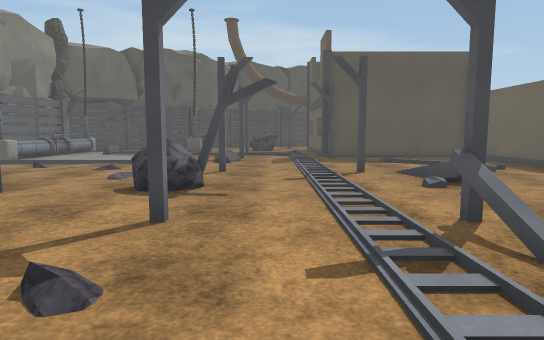
View 1 (above)

24 first-person views from a walk through a Unity game level. The camera is 1.2 m above the floor, tilts 6° down and sees 75° across. The floor is counted in squares, 1 m on a side. Each view is taken from the middle of a square. On the plan, view 1 faces up. The plan holds only what a view shows up to about 14 squares ahead; the rest is blank. The place goes on beyond the plan. The player character is not drawn. Some animated figures are not drawn. Some surface patterns are stand-ins.

View 2
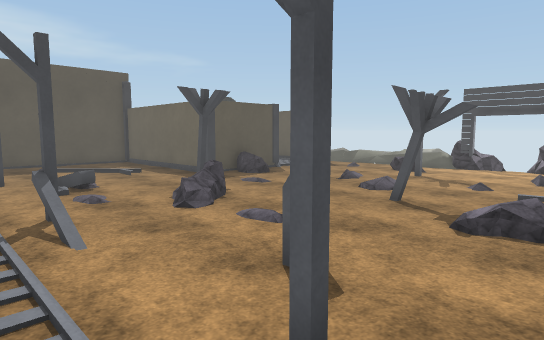

View 3
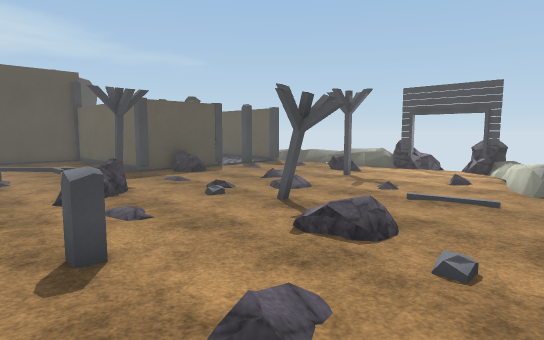

View 4
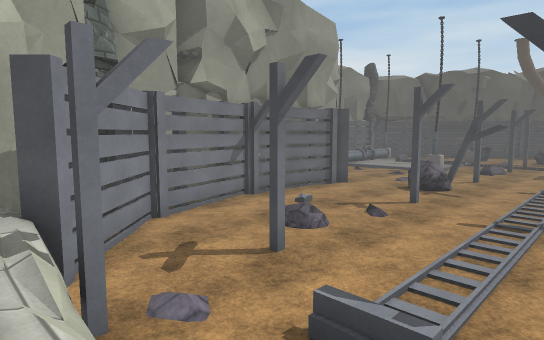

View 5
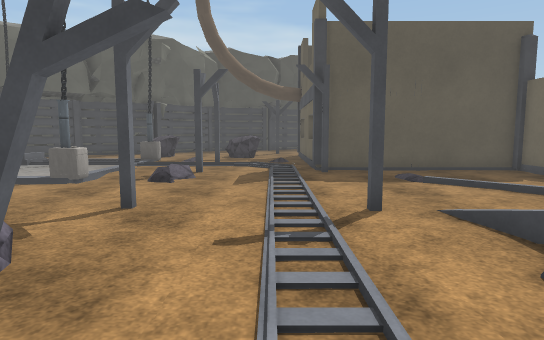

View 6
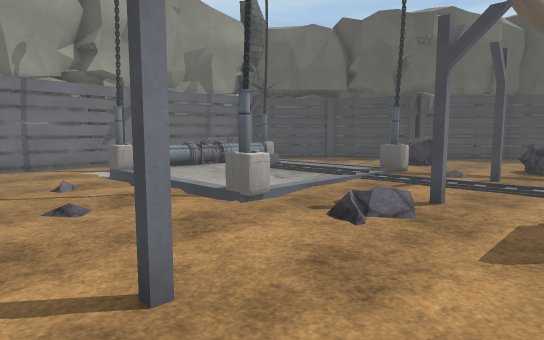

View 7
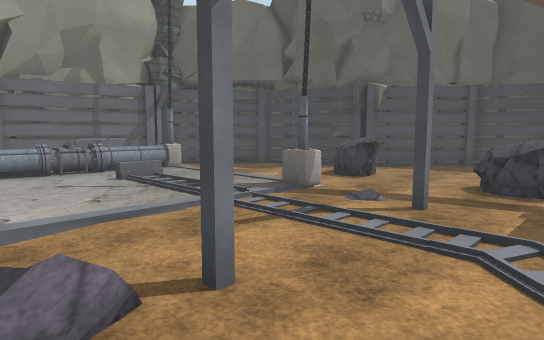

View 8
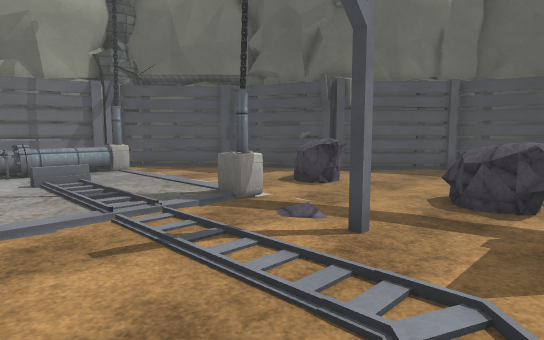

View 9
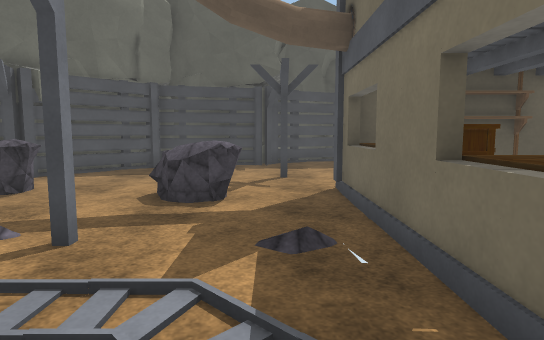

View 10
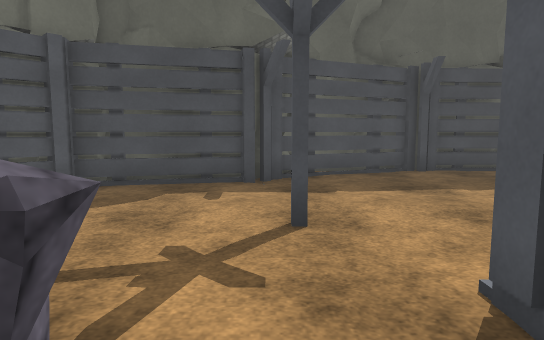

View 11
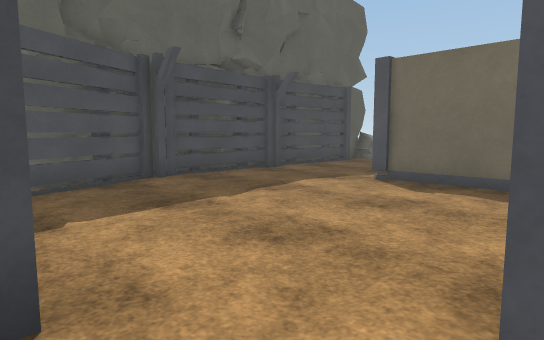

View 12
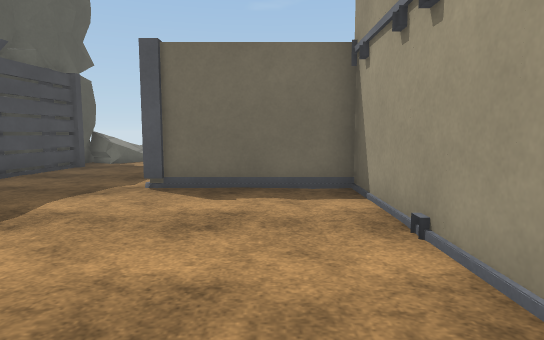

View 13
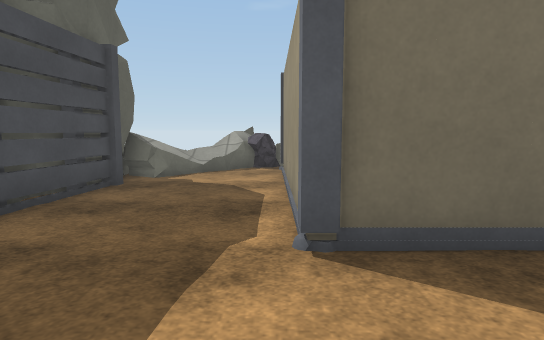

View 14
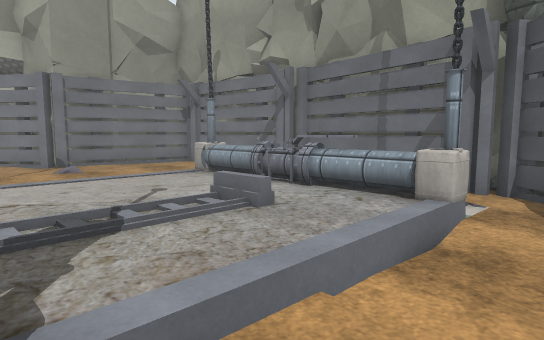

View 15
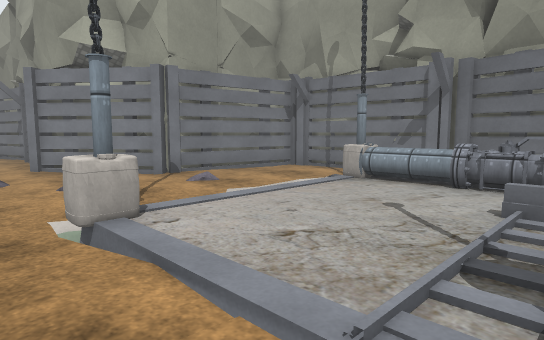

View 16
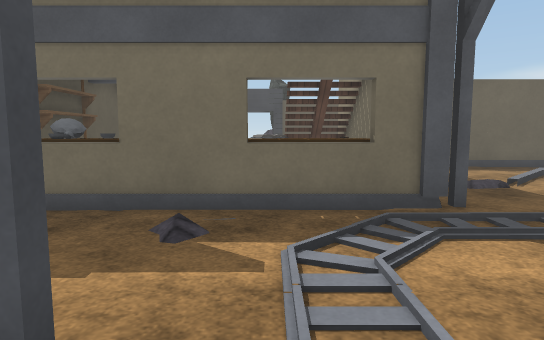

View 17
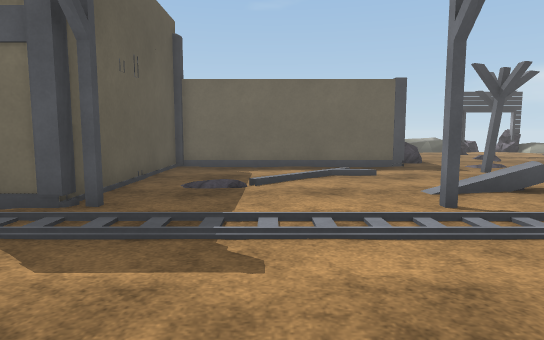

View 18
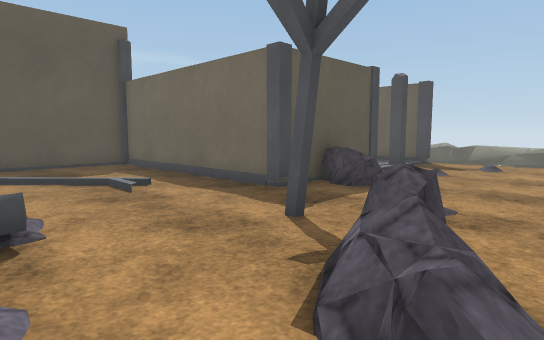

View 19
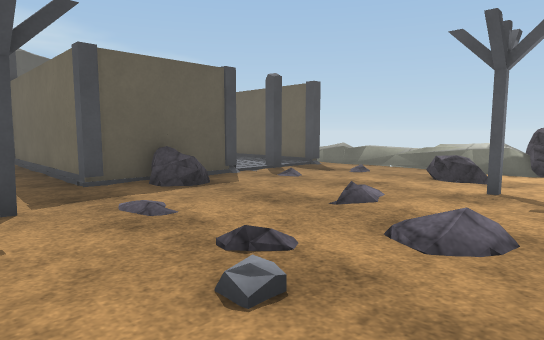

View 20
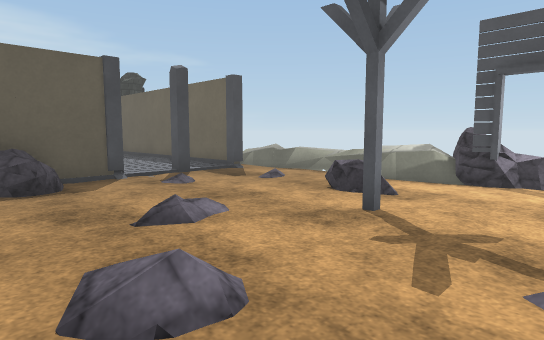

View 21
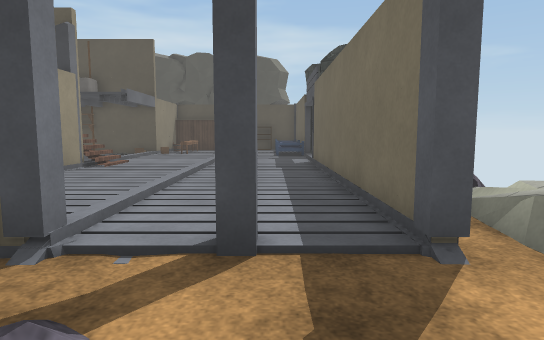

View 22
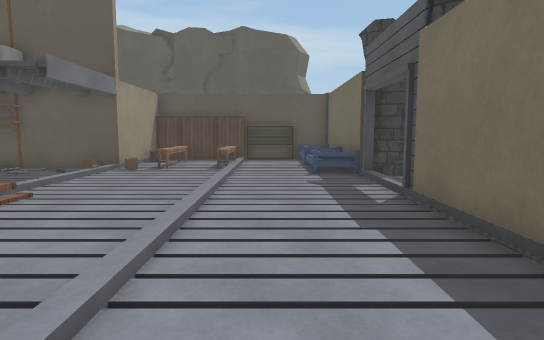

View 23
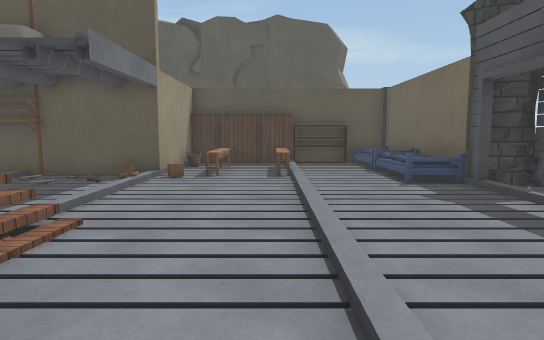

View 24
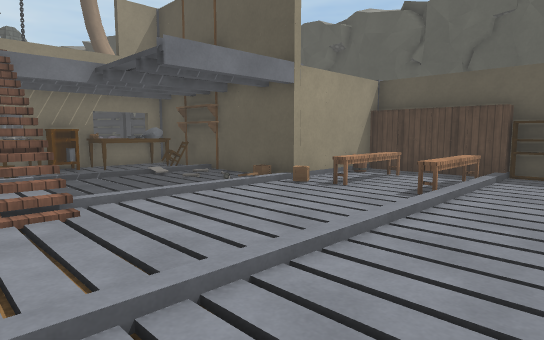

### Floor plan
Key: @ floor where view 1 was taken; # wall or solid block; . main floor; : floor 0.25 m higher than the main floor; + floor 1.25 m higher than the main floor; / step, stairs or slope; = window, fence, low wall or low ledge; ^ raised ledge; v drop or lower ground; O other object.
Columns run from 13 left of view 1 to 20 right of it. Each row starts with its distance up from view 1.
 34                 ##############
 33              #####...........^/
 32            ###O...............//
 31          ####................../+
 30         ##.............########Ov
 29        ##..............OOOOOOO##
 28      ###......O........#O.///. #
 27     ##O#...............#O.//// #
 26   ###...O..............#O.//.O=#
 25  ##.  .OOO..OO..########O.O/..O#
 24  #..........OO..OOO///./...//.OOOO
 23 ##..............OO /.////..//O.O#O
 22 #OO... .OO......OO /.../.../.....
 21 # O.....O..#....O. /.../.../....
 20 # O./////.......OO /.../...//..O
 19 # O./////.......OOO/// //..////#O
 18 #OO.............#######/.../...#
 17 #OO.........O...#.....##.../...#
 16 #OO....................#...//..#
 15 #OO.....OO......../....#...////#
 14 #/// v............//...#.../...#O
 13 #..................//..# ../...#
 12 #...................//.# ..//..#.
 11 ###........#....#.../..#  .////#=^
 10  #####.........../.....#  #/./.#^
  9      ##....=../..//....#O##/...#^
  8      ###..OO...../=........./...==
  7       ##...O...../...O......../.==
  6        #........./..............^^
  5        #...#.......OO...........^^
  4        #........=.............O.^^
  3        #.........../..../...O...#O
  2        #.........../..../.......#O
  1        #..............O..........O
  0        #.....@............/......O
 -1        #....O...O....:.../..//..#O
 -2        ##............O........= =
 -3        ###..../  .:....../..^^==
 -4          ##./.    .........=
 -5          ##^#=  /  ..
 -6             ^   /

Positions as (right, up) in squares from view 1, and headings:
1: (0, 0), facing up
2: (1, -3), facing up-right
3: (3, -5), facing up-right
4: (3, -6), facing up-left
5: (1, 5), facing up
6: (1, 10), facing up-left
7: (1, 15), facing up-left
8: (1, 17), facing up-left
9: (1, 17), facing up
10: (1, 23), facing up
11: (1, 25), facing up-right
12: (2, 27), facing right
13: (6, 30), facing right
14: (-5, 24), facing down-left
15: (-3, 20), facing down-left
16: (-3, 20), facing right
17: (-3, 14), facing right
18: (4, 4), facing up-right
19: (7, 1), facing up-right
20: (10, 0), facing up-right
21: (16, 6), facing up
22: (15, 13), facing up
23: (13, 15), facing up
24: (16, 18), facing up-left
